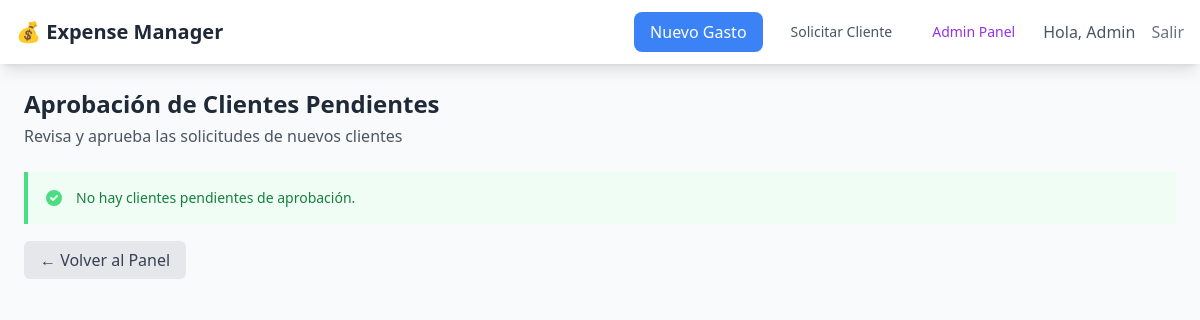
The page /admin/clients/approvals (signed in) on the database as committed earlier.
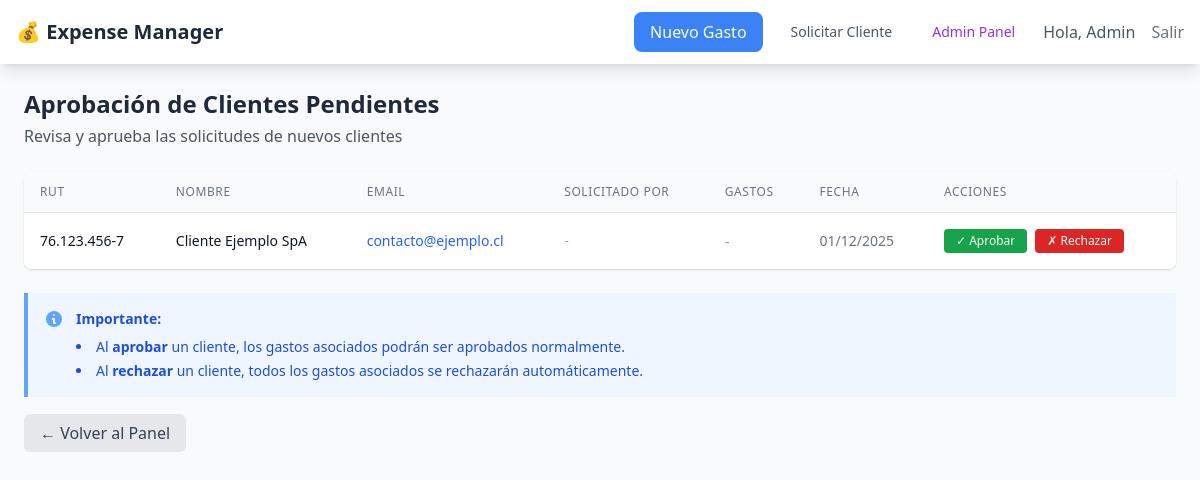
The same page on the database as committed later.
### models/user.py (models this page shows, shortened)
class User(UserMixin, db.Model):
    __tablename__ = 'users'
    id = db.Column(db.Integer, primary_key=True)
    email = db.Column(db.String(120), unique=True, nullable=False)
    password_hash = db.Column(db.String(128))
    first_name = db.Column(db.String(64), nullable=False)
    last_name = db.Column(db.String(64), nullable=False)
    role = db.Column(db.String(20), default='user')  # user, supervisor, admin
    area_id = db.Column(db.Integer, db.ForeignKey('areas.id'))
    supervisor_id = db.Column(db.Integer, db.ForeignKey('users.id'))
    is_active = db.Column(db.Boolean, default=True)
    created_at = db.Column(db.DateTime, default=datetime.utcnow)
    last_login = db.Column(db.DateTime)
    expenses = db.relationship('Expense', backref='user', lazy='dynamic')
    approvals = db.relationship('Approval', backref='approver', lazy='dynamic')
    subordinates = db.relationship('User', backref=db.backref('supervisor', remote_side=[id]))
    __table_args__ = (
        db.Index('idx_user_email', 'email'),
        db.Index('idx_user_role', 'role'),
        db.Index('idx_user_area_id', 'area_id'),
        db.Index('idx_user_supervisor_id', 'supervisor_id'),
        db.Index('idx_user_is_active', 'is_active'),
    )

### models/company.py (models this page shows)
class Company(db.Model): # Mapped to 'clients' table in schema
    __tablename__ = 'clients'
    id = db.Column(db.Integer, primary_key=True)
    rut = db.Column(db.String(20), unique=True, nullable=False)
    name = db.Column(db.String(100), nullable=False)
    contact_email = db.Column(db.String(120))
    status = db.Column(db.String(20), default='pending') # pending, active, rejected
    created_by = db.Column(db.Integer, db.ForeignKey('users.id'))
    is_active = db.Column(db.Boolean, default=False)  # False hasta aprobación
    created_at = db.Column(db.DateTime, default=datetime.utcnow)
    created_with_expense = db.Column(db.Boolean, default=False)  # Creado desde formulario de gasto
    expenses = db.relationship('Expense', backref='client', lazy='dynamic')
    __table_args__ = (
        db.Index('idx_client_rut', 'rut'),
        db.Index('idx_client_status', 'status'),
        db.Index('idx_client_created_by', 'created_by'),
        db.Index('idx_client_is_active', 'is_active'),
    )

### routes/admin.py (the view)
@admin_bp.route('/clients/approvals')
def clients_approvals():
    from models.expense import Expense
    pending_clients = Company.query.filter_by(status='pending').all()
    clients_with_expenses = []
    for client in pending_clients:
        expense_count = Expense.query.filter_by(client_id=client.id).count()
        clients_with_expenses.append({
            'client': client,
            'expense_count': expense_count
        })
    return render_template('admin/clients/approvals.html', clients_data=clients_with_expenses)

### routes/admin.py (called while the page is built)
@admin_bp.before_request
@login_required
def require_admin():
    if current_user.role != 'admin':
        flash('Acceso denegado. Se requieren permisos de administrador.', 'error')
        return redirect(url_for('index'))

### routes/auth.py (called while the page is built)
@login_manager.user_loader
def load_user(user_id):
    return User.query.get(int(user_id))

### utils/error_handlers.py (called while the page is built)
def log_request_info():
    current_app.logger.info(
        f"Request: {request.method} {request.path}"
    )

def setup_error_middleware(app):
    @app.before_request
    def before_request():
        log_request_info()
    @app.after_request
    def after_request(response):
        current_app.logger.info(
            f"Response: {response.status_code}"
        )
        return response

### utils/logging_config.py (called while the page is built)
    def format(self, record):
        color = self.COLORS.get(record.levelname, self.COLORS['RESET'])
        reset = self.COLORS['RESET']
        log_format = f"{color}[{self.formatTime(record)}] {record.levelname:8} {reset}"
        log_format += f" {getattr(record, 'user_id', 'N/A'):>5} "
        log_format += f"{getattr(record, 'ip_address', 'N/A'):>15} "
        log_format += f"{getattr(record, 'endpoint', 'N/A'):>20} "
        log_format += f"- {record.getMessage()}"
        extra_info = getattr(record, 'extra_info', '')
        if extra_info:
            log_format += f" | Extra: {extra_info}"
        return log_format

### templates/admin/clients/approvals.html (shortened to what this page needs)
{% extends "base.html" %}
{% block content %}
<div class="max-w-6xl mx-auto">
    <div class="mb-6">
        <h1 class="text-2xl font-bold text-gray-800">Aprobación de Clientes Pendientes</h1>
        <p class="text-gray-600 mt-1">Revisa y aprueba las solicitudes de nuevos clientes</p>
    </div>
    {% if clients_data %}
    <div class="bg-white shadow overflow-hidden rounded-lg">
        <div class="overflow-x-auto">
            <table class="min-w-full divide-y divide-gray-200">
                <thead class="bg-gray-50">
                    <tr>
                        <th class="px-4 py-3 text-left text-xs font-medium text-gray-500 uppercase tracking-wider">RUT</th>
                        <th class="px-4 py-3 text-left text-xs font-medium text-gray-500 uppercase tracking-wider">Nombre</th>
                        <th class="px-4 py-3 text-left text-xs font-medium text-gray-500 uppercase tracking-wider">Email</th>
                        <th class="px-4 py-3 text-left text-xs font-medium text-gray-500 uppercase tracking-wider">Solicitado por</th>
                        <th class="px-4 py-3 text-left text-xs font-medium text-gray-500 uppercase tracking-wider">Gastos</th>
                        <th class="px-4 py-3 text-left text-xs font-medium text-gray-500 uppercase tracking-wider">Fecha</th>
                        <th class="px-4 py-3 text-left text-xs font-medium text-gray-500 uppercase tracking-wider">Acciones</th>
                    </tr>
                </thead>
                <tbody class="bg-white divide-y divide-gray-200">
                    {% for data in clients_data %}
                    {% set client = data.client %}
                    {% set expense_count = data.expense_count %}
                    <tr class="hover:bg-gray-50">
                        <td class="px-4 py-4 whitespace-nowrap text-sm font-medium text-gray-900">{{ client.rut }}</td>
                        <td class="px-4 py-4 whitespace-nowrap text-sm text-gray-900">{{ client.name }}</td>
                        <td class="px-4 py-4 whitespace-nowrap text-sm text-gray-500">
                            {% if client.contact_email %}
                                <a href="mailto:{{ client.contact_email }}" class="text-blue-600 hover:text-blue-800">{{ client.contact_email }}</a>
                            {% else %}
                                <span class="text-gray-400">-</span>
                            {% endif %}
                        </td>
                        <td class="px-4 py-4 whitespace-nowrap text-sm text-gray-500">
                            {% if client.created_by %}
                                Usuario #{{ client.created_by }}
                            {% else %}
                                <span class="text-gray-400">-</span>
                            {% endif %}
                        </td>
                        <td class="px-4 py-4 whitespace-nowrap">
                            {% if expense_count > 0 %}
                                <div>
                                    <span class="inline-flex px-2 text-xs leading-5 font-semibold rounded-full bg-blue-100 text-blue-800">
                                        {{ expense_count }} gasto(s)
                                    </span>
                                    {% if client.created_with_expense %}
                                    <p class="text-xs text-gray-500 mt-1">Creado desde rendición</p>
                                    {% endif %}
                                </div>
                            {% else %}
                                <span class="text-gray-400">-</span>
                            {% endif %}
                        </td>
                        <td class="px-4 py-4 whitespace-nowrap text-sm text-gray-500">{{ client.created_at.strftime('%d/%m/%Y') }}</td>
                        <td class="px-4 py-4 whitespace-nowrap text-sm font-medium">
                            <div class="flex space-x-2">
                                <form action="{{ url_for('admin.clients_approve', id=client.id) }}" method="POST">
                                    <button type="submit"
                                            class="bg-green-600 text-white px-3 py-1 rounded hover:bg-green-700 transition text-xs"
                                            onclick="return confirm('¿Aprobar cliente {{ client.name }}?{% if expense_count > 0 %}\n\nEsto permitirá aprobar {{ expense_count }} gasto(s) asociado(s).{% endif %}')">
                                        ✓ Aprobar
                                    </button>
                                </form>
                                <form action="{{ url_for('admin.clients_reject', id=client.id) }}" method="POST">
                                    <button type="submit"
                                            class="bg-red-600 text-white px-3 py-1 rounded hover:bg-red-700 transition text-xs"
                                            onclick="return confirm('¿Rechazar cliente {{ client.name }}?{% if expense_count > 0 %}\n\nATENCIÓN: Esto rechazará automáticamente {{ expense_count }} gasto(s) asociado(s).{% endif %}')">
                                        ✗ Rechazar
                                    </button>
                                </form>
                            </div>
                        </td>
                    </tr>
                    {% endfor %}
                </tbody>
            </table>
        </div>
    </div>
    <div class="bg-blue-50 border-l-4 border-blue-400 p-4 mt-6">
        <div class="flex">
            <div class="flex-shrink-0">
                <svg class="h-5 w-5 text-blue-400" viewBox="0 0 20 20" fill="currentColor">
                    <path fill-rule="evenodd" d="M18 10a8 8 0 11-16 0 8 8 0 0116 0zm-7-4a1 1 0 11-2 0 1 1 0 012 0zM9 9a1 1 0 000 2v3a1 1 0 001 1h1a1 1 0 100-2v-3a1 1 0 00-1-1H9z" clip-rule="evenodd" />
                </svg>
            </div>
            <div class="ml-3">
                <p class="text-sm text-blue-700 font-semibold">Importante:</p>
                <ul class="list-disc list-inside text-sm text-blue-700 mt-2 space-y-1">
                    <li>Al <strong>aprobar</strong> un cliente, los gastos asociados podrán ser aprobados normalmente.</li>
                    <li>Al <strong>rechazar</strong> un cliente, todos los gastos asociados se rechazarán automáticamente.</li>
                </ul>
            </div>
        </div>
    </div>
    {% else %}
    <div class="bg-green-50 border-l-4 border-green-400 p-4">
        <div class="flex">
            <div class="flex-shrink-0">
                <svg class="h-5 w-5 text-green-400" viewBox="0 0 20 20" fill="currentColor">
                    <path fill-rule="evenodd" d="M10 18a8 8 0 100-16 8 8 0 000 16zm3.707-9.293a1 1 0 00-1.414-1.414L9 10.586 7.707 9.293a1 1 0 00-1.414 1.414l2 2a1 1 0 001.414 0l4-4z" clip-rule="evenodd" />
                </svg>
            </div>
            <div class="ml-3">
                <p class="text-sm text-green-700">No hay clientes pendientes de aprobación.</p>
            </div>
        </div>
    </div>
    {% endif %}
    <div class="mt-6">
        <a href="{{ url_for('admin.dashboard') }}" class="bg-gray-200 text-gray-700 px-4 py-2 rounded-md hover:bg-gray-300 transition">
            ← Volver al Panel
        </a>
    </div>
</div>
{% endblock %}

### templates/base.html (shortened to what this page needs)
<!DOCTYPE html>
<html lang="es">
<head>
    <script src="https://cdn.tailwindcss.com"></script>
</head>
<body class="bg-gray-50">
    <nav class="bg-white shadow-lg">
        <div class="max-w-7xl mx-auto px-4">
            <div class="flex justify-between h-16">
                <div class="flex items-center">
                    <a href="{{ url_for('index') }}" class="text-xl font-semibold text-gray-800">💰 Expense Manager</a>
                </div>
                <div class="flex items-center space-x-4">
                    {% if current_user.is_authenticated %}
                    <a href="{{ url_for('expenses.new') }}"
                        class="bg-blue-500 text-white px-4 py-2 rounded-lg hover:bg-blue-600 transition duration-200">
                        Nuevo Gasto
                    </a>
                    <a href="{{ url_for('clients.new') }}"
                        class="text-gray-600 hover:text-gray-800 px-3 py-2 rounded-md text-sm font-medium">
                        Solicitar Cliente
                    </a>
                    {% if current_user.role == 'admin' %}
                    <a href="{{ url_for('admin.dashboard') }}"
                        class="text-purple-600 hover:text-purple-800 px-3 py-2 rounded-md text-sm font-medium">
                        Admin Panel
                    </a>
                    {% endif %}
                    <span class="text-gray-600">Hola, {{ current_user.first_name }}</span>
                    <a href="{{ url_for('auth.logout') }}" class="text-gray-500 hover:text-gray-700">
                        Salir
                    </a>
                    {% else %}
                    <a href="{{ url_for('auth.login') }}" class="text-gray-500 hover:text-gray-700">
                        Ingresar
                    </a>
                    {% endif %}
                </div>
            </div>
        </div>
    </nav>
    <main class="max-w-7xl mx-auto py-6 px-4">
        {% block content %}{% endblock %}
    </main>
</body>
</html>

Rows that differ between the two databases and show on the page:
now on this page (row edited): Company: rut "76.123.456-7", name "Cliente Ejemplo SpA", contact_email "contacto@ejemplo.cl", created_at "01/12/2025"
Other text that changed with them:
text no longer shown: "No hay clientes pendientes de aprobación."
text now shown: "RUT NOMBRE EMAIL SOLICITADO POR GASTOS FECHA ACCIONES Importante: Al aprobar un cliente, los gastos asociados podrán ser aprobados normalmente. Al rechazar un cliente, todos los gastos asociados se rechazarán automáticamente."
new list line: "- - ✓ Aprobar ✗ Rechazar"
